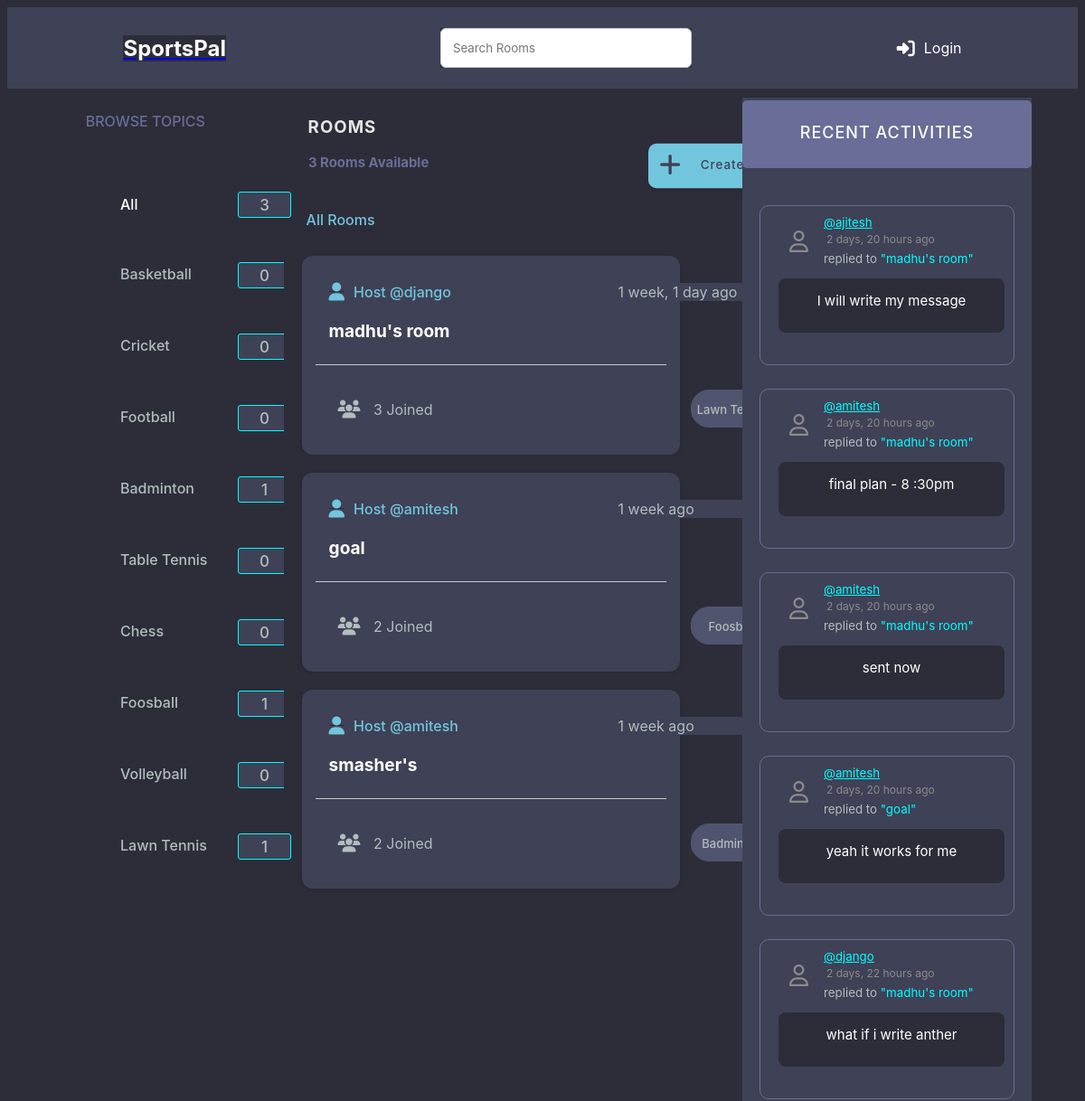
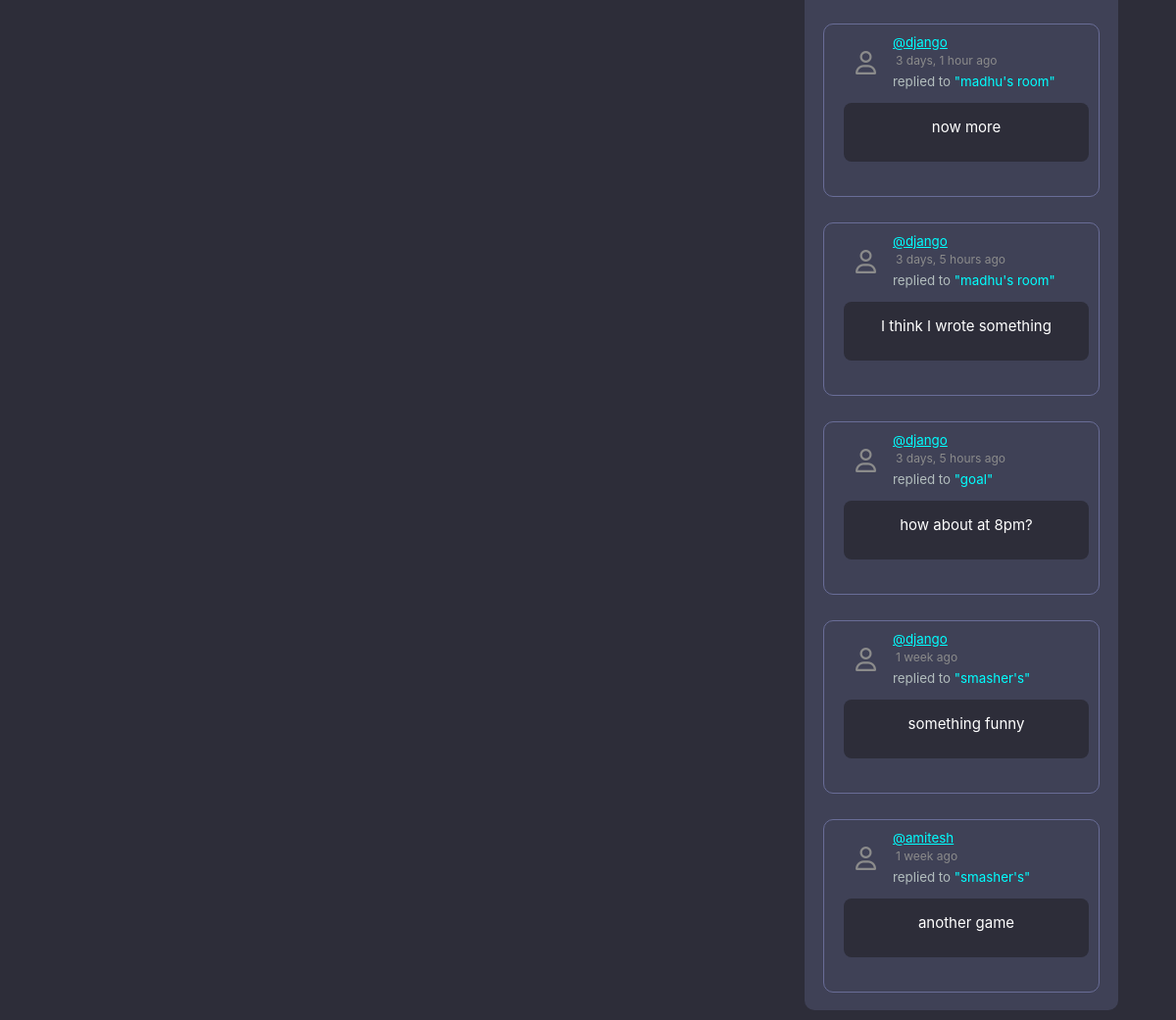
/home/, run on an earlier commit of the app's database (2 pictures, top to bottom).
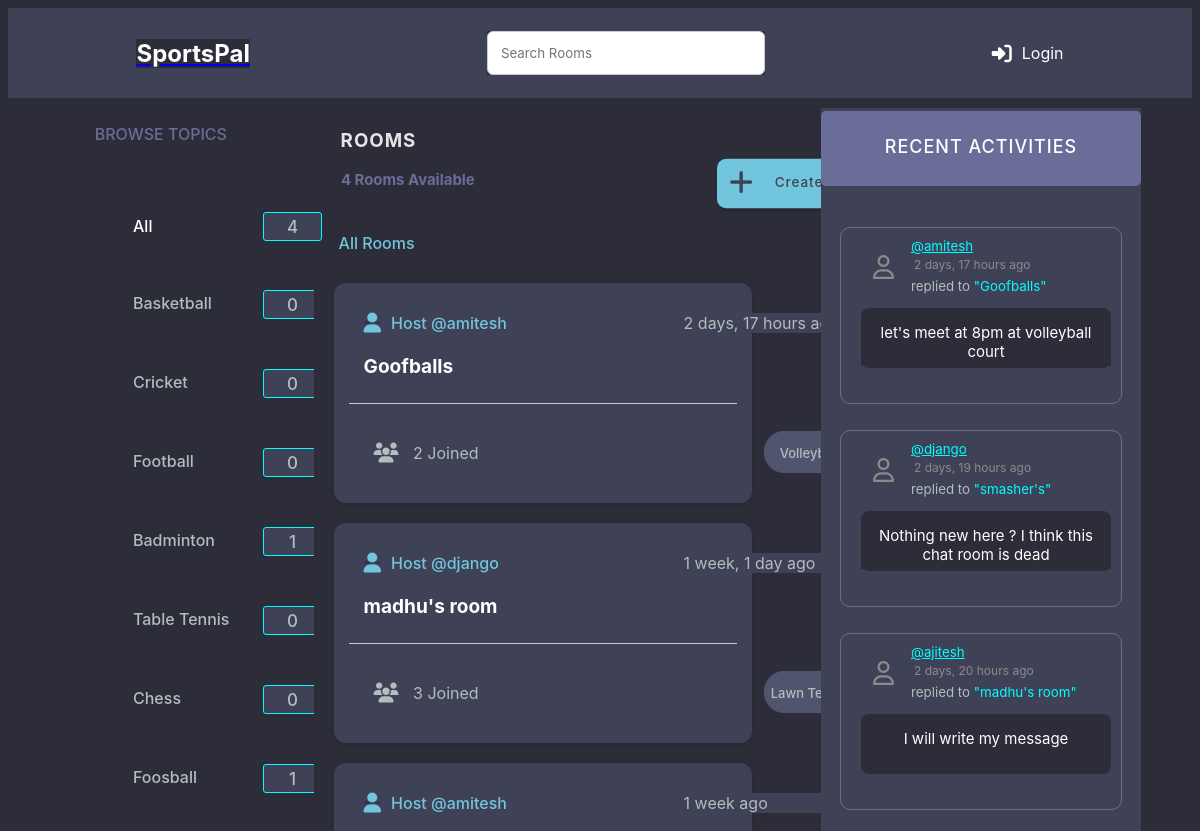
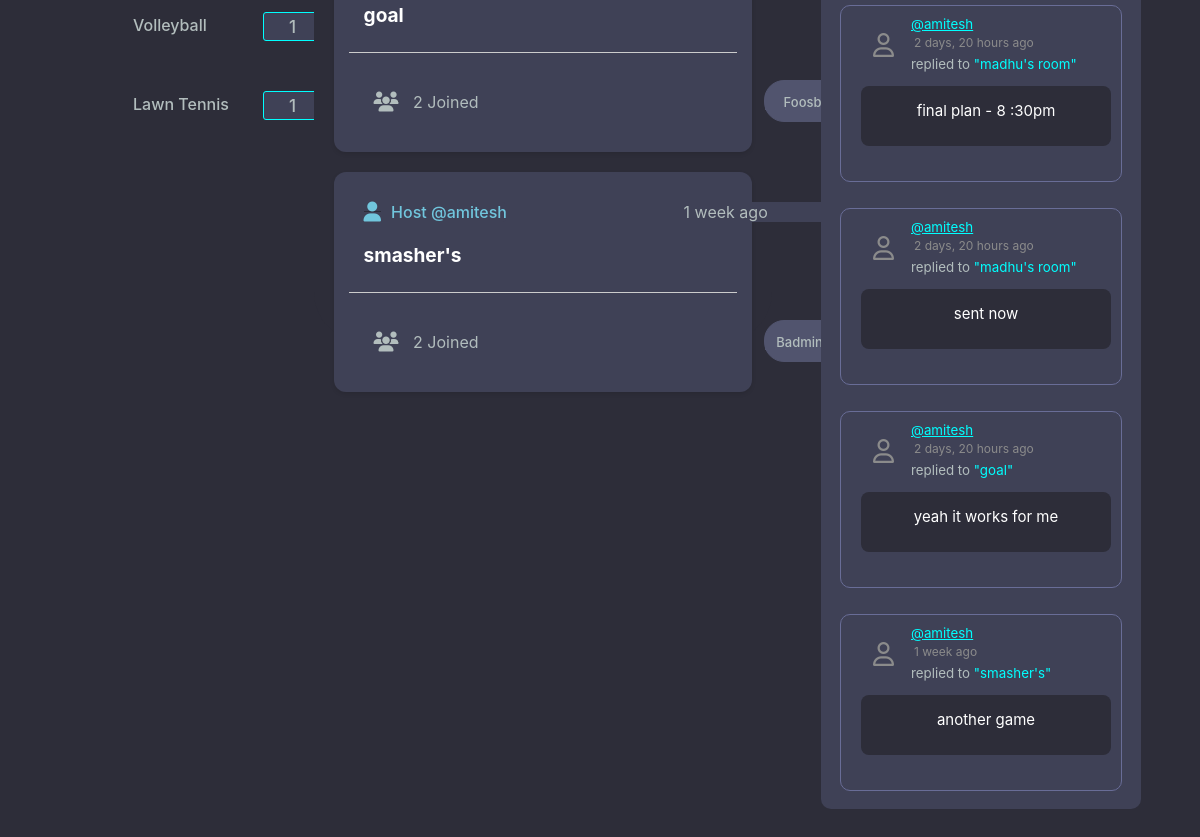
And on a later commit of the database (2 pictures, top to bottom).
### base/models.py (models this page shows, shortened)
class Topic(models.Model):
    name = models.CharField(max_length=200)

class Room(models.Model):
    host = models.ForeignKey(User, on_delete=models.SET_NULL, null=True)
    topic = models.ForeignKey(Topic, on_delete=models.SET_NULL, null=True)
    name = models.CharField(max_length=200)
    description = models.TextField(null = True, blank = True)
    participants = models.ManyToManyField(User, related_name='participants', blank=True)
    updated = models.DateTimeField(auto_now=True)
    created = models.DateTimeField(auto_now_add=True)
    class Meta:
        ordering = ('-updated','-created')
    def __str__(self):
        return self.name

class Message(models.Model):
    user = models.ForeignKey(User, on_delete=models.CASCADE)
    room = models.ForeignKey(Room, on_delete=models.CASCADE)
    body = models.TextField()
    updated = models.DateTimeField(auto_now=True)
    created = models.DateTimeField(auto_now_add=True)
    def __str__(self):
        return self.body[0:50]

### base/views.py (the view)
# urls.py: path("home/", views.home, name="home"),
def home(request):
    q = request.GET.get('q') if request.GET.get('q') != None else ''
    rooms = Room.objects.filter(Q(topic__name__icontains = q) | Q(name__icontains = q) | Q(description__icontains = q) | Q(host__username__icontains = q))
    topics = Topic.objects.all()
    room_count = rooms.count()
    room_count_topic = rooms.filter(topic__name__icontains = q).count()
    room_messages = Message.objects.filter(Q(room__topic__name__icontains = q)).order_by('-created')
    context = {'rooms':rooms,'topics':topics,'room_count':room_count,'room_messages':room_messages , "room_count_topic":room_count_topic}
    return render(request,"base/home.html",context)

### base/templates/base/home.html (shortened to what this page needs)
{% extends 'main.html' %}
{% load static %}
{% block content %}
    {% block css %}
    <link rel="stylesheet" type="text/css" href="{% static 'styles/home.css' %}">
    <link href="{% static 'fontawesomefree/css/fontawesome.css' %}" rel="stylesheet" type="text/css">
    <link href="{% static 'fontawesomefree/css/brands.css' %}" rel="stylesheet" type="text/css">
    <link href="{% static 'fontawesomefree/css/solid.css' %}" rel="stylesheet" type="text/css">
    {% endblock %}
    <div class = "home-container ">
        <div>
            {% include 'base/topics_component.html' %}
        <div class = "rooms">
            <div id="rooms">
                <h3 style="position: relative;left : 27px; top: 10px">rooms</h3>
            </div>
            <div id="room_count">
                <h5 style="position: relative;left : 27px;top : -2px">{{room_count}} rooms available</h5>
            </div>
            <div id="create_room">
                <a href = "{% url 'create-room' %}">
                    <button> Create Room </button> </a>
            </div>
            <div class="all-rooms">
                <p style="color: white;">All Rooms</p>
            </div>
            <div>
                    {% include 'base/feed_component.html' %}
            </div>
        </div>
        <div>
            {% include 'base/activity_component.html'%}
        </div>
{% endblock %}

### base/templates/base/topics_component.html (shortened to what this page needs)
{% load static %}
{% block css %}
    <link rel="stylesheet" type="text/css" href="{% static 'styles/topics_component.css' %}">
{% endblock %}
<h3 class = "Topics" style = "color: #696d97; text-transform: uppercase;top:10px;">Browse Topics</h3>
<div class = "All">
    <p><a href="{% url 'home' %}"  style="color: white; text-decoration: none;"><div>All</div></a> <span id = "total">{{room_count}}</span></p>
</div>
<div class = "items_all">
    {% for topic in topics %}
        <div class = "List">
            <a href="{% url 'home' %}?q={{topic.name}}">{{topic.name}}
            <div id="count_div">
                <span id = "count">{{topic.room_set.all.count}}</span></a>
            </div>
        </div>
    {% endfor %}

### base/templates/base/feed_component.html (shortened to what this page needs)
{% load static %}
{% block css %}
    <link rel="stylesheet" type="text/css" href="{% static 'styles/feed_component.css' %}">
    <link href="{% static 'fontawesomefree/css/fontawesome.css' %}" rel="stylesheet" type="text/css">
    <link href="{% static 'fontawesomefree/css/brands.css' %}" rel="stylesheet" type="text/css">
    <link href="{% static 'fontawesomefree/css/solid.css' %}" rel="stylesheet" type="text/css">
{% endblock %}
<div style="position: relative;top:20px;z-index: 10;left:25px;color:#71c6dd;font-weight: 500;"> All Rooms</div>
<div class = "sports-rooms">
    {% for room in rooms %}
        <div class = "room_feat">
            <div id="host">
                <a href="{% url 'user-profile' room.host.id %}"style="background-color:#3f4156;z-index: 30;"><i class="fa-solid fa-user fa-lg" style="position: relative;right:10px;"></i>Host @{{room.host.username}}</a>
            </div>
            <div style = "background-color: #3f4156;" id = "timer">
                {{room.created|timesince}} ago
            </div>
                <div id="room_name">
                    <h5 style = "background-color: #3f4156;"><a href = "{% url 'room' room.id %}" style="background-color:#3f4156;">{{room.name}}</a></h5>
                </div>
                <hr style="position:relative;top :90px">
                <div style = "background-color: #3f4156;" id ="participants_num"><i class="fa-solid fa-users fa-lg"style="position:relative;right:10px;"></i>
                    {{room.participants.all.count}} Joined
                </div>
                <div id="topic_name">
                    <p style="background-color: #51546e;;">{{room.topic.name}}</p>
                </div>
        </div>
    {% endfor %}
</div>

### base/templates/base/activity_component.html (shortened to what this page needs)
{% load static %}
{% block css %}
    <link rel="stylesheet" type="text/css" href="{% static 'styles/activity_component.css' %}">
    <link href="{% static 'fontawesomefree/css/fontawesome.css' %}" rel="stylesheet" type="text/css">
    <link href="{% static 'fontawesomefree/css/brands.css' %}" rel="stylesheet" type="text/css">
    <link href="{% static 'fontawesomefree/css/solid.css' %}" rel="stylesheet" type="text/css">
{% endblock %}
<div class="block_layout">
    <div class="recent_activities">
        <h3> recent activities</h3>
    </div>
    {% for message in room_messages %}
    <div class = "box">
        <small >
            <div id="username">
                <a href = "{'% url 'user-profile' message.user.id %}" style="background-color: #3f4156;color: cyan; width:200px">@{{message.user}}</a>
            </div>
            <div id="time" style="color: #8b8b8b; font-size: 12px; margin:3px; width:200px;">
                {{message.created|timesince}} ago
            </div>
        </small>
        <div id="sender">
            <small style="background-color: #3f4156; color:#b2bdbd; width: 200px;">replied to <tag style="background-color: #3f4156; color:cyan">"{{message.room}}"</tag></small>
        </div>
        <div id="message" style="position: relative;top:8px;">
            <p>{{message}}</p>
        </div>
    </div>
    {% endfor %}
</div>

What changed in the data, as far as the page shows it:
removed Message: user "django", created "2 days, 22 hours", room "madhu's room", body "what if i write anther"
removed Message: user "django", created "3 days, 1 hour", room "madhu's room", body "now more"
removed Message: user "django", created "3 days, 5 hours", room "madhu's room", body "I think I wrote something"
removed Message: user "django", created "3 days, 5 hours", room "goal", body "how about at 8pm?"
removed Message: user "django", created "1 week", room "smasher's", body "something funny"
computed for Topic "Volleyball": room_set.all.count "0" → "1"
added Room: host.username "amitesh", created "2 days, 17 hours", name "Goofballs", participants.all.count "2", topic.name "Volleyball"
added Message: user "amitesh", created "2 days, 17 hours", room "Goofballs", body "let's meet at 8pm at volleyball court"
added Message: user "django", created "2 days, 19 hours", room "smasher's", body "Nothing new here ? I think this chat room is dead"
Also different on the page:
{{ room_count }}: "3" → "4"
